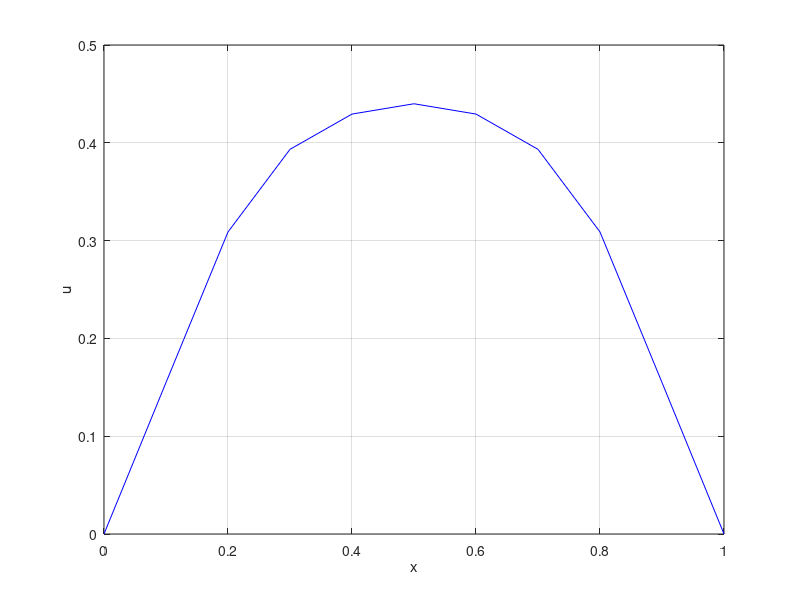

The MATLAB source for this figure:
#params
nx=11;
hx=1/(nx-1);

tf=0.25;
ht=10^-2;
nt=round(tf/ht)+1;

lambda = ht^2/hx^2;

#malha
t=[0:ht:(nt-1)*ht]'; 
x=[0:hx:(nx-1)*hx]';

#u
u0=zeros(nx,1);
u1=zeros(nx,1);
u=zeros(nx,1);

#c.i. 1
for i=2:nx-1
  u0(i)=x(i)*(1-x(i));
endfor

#c.i. 2
u1=zeros(nx,1);
for i=2:nx-1
  u1(i)=u0(i)+ht*1;
endfor

#matriz MDF
A = sparse(nx-2,nx-2);
A(1,1)=2*(1-lambda);
A(1,2)=lambda;
for i=2:nx-3
  A(i,i-1)=lambda;
  A(i,i)=2*(1-lambda);
  A(i,i+1)=lambda;
endfor
A(nx-2,nx-3)=lambda;
A(nx-2,nx-2)=2*(1-lambda);

#iteracoes
for k=2:nt-1
  u(2:nx-1)=A*u1(2:nx-1) - u0(2:nx-1);
  u0=u1;
  u1=u;
endfor

#visu
plot(x,u1,'b-');grid
xlabel('x');
ylabel('u');

printf("%1.5E %1.5E %1.5E\n",x((nx-1)/2+1),t(nt),u1((nx-1)/2+1))
